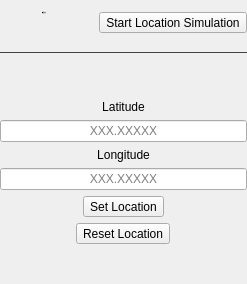
            <widget class="QWidget" name="locSimPage">
             <layout class="QVBoxLayout" name="verticalLayout_28">
              <property name="leftMargin">
               <number>0</number>
              </property>
              <property name="topMargin">
               <number>0</number>
              </property>
              <property name="rightMargin">
               <number>0</number>
              </property>
              <property name="bottomMargin">
               <number>0</number>
              </property>
              <item>
               <widget class="QWidget" name="locSimPageHeader" native="true">
                <layout class="QHBoxLayout" name="horizontalLayout_28">
                 <property name="spacing">
                  <number>10</number>
                 </property>
                 <property name="leftMargin">
                  <number>0</number>
                 </property>
                 <property name="rightMargin">
                  <number>0</number>
                 </property>
                 <item>
                  <widget class="QToolButton" name="toolButton_13">
                   <property name="enabled">
                    <bool>false</bool>
                   </property>
                   <property name="styleSheet">
                    <string notr="true">QToolButton {
	icon-size: 24px;
	background-color: transparent;
	padding-left: 0px;
	padding-right: 5px;
	border-radius: 0px;
}</string>
                   </property>
                   <property name="icon">
                    <iconset>
                     <normaloff>:/icon/geo-alt.svg</normaloff>:/icon/geo-alt.svg</iconset>
                   </property>
                  </widget>
                 </item>
                 <item>
                  <widget class="QWidget" name="verticalWidget_8" native="true">
                   <layout class="QVBoxLayout" name="verticalLayout_27">
                    <property name="spacing">
                     <number>6</number>
                    </property>
                    <property name="leftMargin">
                     <number>0</number>
                    </property>
                    <property name="topMargin">
                     <number>0</number>
                    </property>
                    <property name="rightMargin">
                     <number>0</number>
                    </property>
                    <property name="bottomMargin">
                     <number>0</number>
                    </property>
                    <item>
                     <widget class="QLabel" name="statusBarLbl_2">
                      <property name="font">
                       <font>
                        <pointsize>-1</pointsize>
                        <bold>false</bold>
                       </font>
                      </property>
                      <property name="text">
                       <string>修改定位</string>
                      </property>
                     </widget>
                    </item>
                    <item>
                     <widget class="QLabel" name="label_4">
                      <property name="text">
                       <string/>
                      </property>
                     </widget>
                    </item>
                   </layout>
                  </widget>
                 </item>
                 <item>
                  <spacer name="horizontalSpacer_11">
                   <property name="orientation">
                    <enum>Qt::Horizontal</enum>
                   </property>
                   <property name="sizeHint" stdset="0">
                    <size>
                     <width>40</width>
                     <height>20</height>
                    </size>
                   </property>
                  </spacer>
                 </item>
                 <item>
                  <widget class="QToolButton" name="loadLocSimBtn">
                   <property name="text">
                    <string>Start Location Simulation</string>
                   </property>
                  </widget>
                 </item>
                </layout>
               </widget>
              </item>
              <item>
               <widget class="Line" name="line_2">
                <property name="styleSheet">
                 <string notr="true">QFrame {
	color: #414141;
}</string>
                </property>
                <property name="frameShadow">
                 <enum>QFrame::Plain</enum>
                </property>
                <property name="orientation">
                 <enum>Qt::Horizontal</enum>
                </property>
               </widget>
              </item>
              <item>
               <spacer name="verticalSpacer_14">
                <property name="orientation">
                 <enum>Qt::Vertical</enum>
                </property>
                <property name="sizeHint" stdset="0">
                 <size>
                  <width>20</width>
                  <height>40</height>
                 </size>
                </property>
               </spacer>
              </item>
              <item>
               <widget class="QWidget" name="locSimCnt" native="true">
                <layout class="QVBoxLayout" name="locSimPageContent">
                 <property name="leftMargin">
                  <number>0</number>
                 </property>
                 <property name="topMargin">
                  <number>0</number>
                 </property>
                 <property name="rightMargin">
                  <number>0</number>
                 </property>
                 <property name="bottomMargin">
                  <number>0</number>
                 </property>
                 <item>
                  <widget class="QWidget" name="verticalWidget" native="true">
                   <layout class="QVBoxLayout" name="verticalLayout_29">
                    <property name="leftMargin">
                     <number>0</number>
                    </property>
                    <property name="topMargin">
                     <number>0</number>
                    </property>
                    <property name="rightMargin">
                     <number>0</number>
                    </property>
                    <property name="bottomMargin">
                     <number>0</number>
                    </property>
                    <item>
                     <widget class="QLabel" name="label_7">
                      <property name="text">
                       <string>Latitude</string>
                      </property>
                      <property name="alignment">
                       <set>Qt::AlignCenter</set>
                      </property>
                     </widget>
                    </item>
                    <item>
                     <widget class="QLineEdit" name="latitudeTxt">
                      <property name="alignment">
                       <set>Qt::AlignCenter</set>
                      </property>
                      <property name="placeholderText">
                       <string>XXX.XXXXX</string>
                      </property>
                     </widget>
                    </item>
                    <item>
                     <widget class="QLabel" name="label_11">
                      <property name="text">
                       <string>Longitude</string>
                      </property>
                      <property name="alignment">
                       <set>Qt::AlignCenter</set>
                      </property>
                     </widget>
                    </item>
                    <item>
                     <widget class="QLineEdit" name="longitudeTxt">
                      <property name="alignment">
                       <set>Qt::AlignCenter</set>
                      </property>
                      <property name="placeholderText">
                       <string>XXX.XXXXX</string>
                      </property>
                     </widget>
                    </item>
                    <item>
                     <widget class="QWidget" name="horizontalWidget" native="true">
                      <layout class="QHBoxLayout" name="horizontalLayout_3">
                       <property name="leftMargin">
                        <number>0</number>
                       </property>
                       <property name="topMargin">
                        <number>0</number>
                       </property>
                       <property name="rightMargin">
                        <number>0</number>
                       </property>
                       <property name="bottomMargin">
                        <number>0</number>
                       </property>
                       <item>
                        <widget class="QToolButton" name="setLocationBtn">
                         <property name="text">
                          <string>Set Location</string>
                         </property>
                        </widget>
                       </item>
                      </layout>
                     </widget>
                    </item>
                    <item>
                     <widget class="QWidget" name="horizontalWidget_2" native="true">
                      <layout class="QHBoxLayout" name="horizontalLayout_29">
                       <property name="leftMargin">
                        <number>0</number>
                       </property>
                       <property name="topMargin">
                        <number>0</number>
                       </property>
                       <property name="rightMargin">
                        <number>0</number>
                       </property>
                       <property name="bottomMargin">
                        <number>0</number>
                       </property>
                       <item>
                        <widget class="QToolButton" name="resetLocationBtn">
                         <property name="text">
                          <string>Reset Location</string>
                         </property>
                        </widget>
                       </item>
                      </layout>
                     </widget>
                    </item>
                   </layout>
                  </widget>
                 </item>
                </layout>
               </widget>
              </item>
              <item>
               <spacer name="verticalSpacer_13">
                <property name="orientation">
                 <enum>Qt::Vertical</enum>
                </property>
                <property name="sizeHint" stdset="0">
                 <size>
                  <width>20</width>
                  <height>40</height>
                 </size>
                </property>
               </spacer>
              </item>
             </layout>
            </widget>
